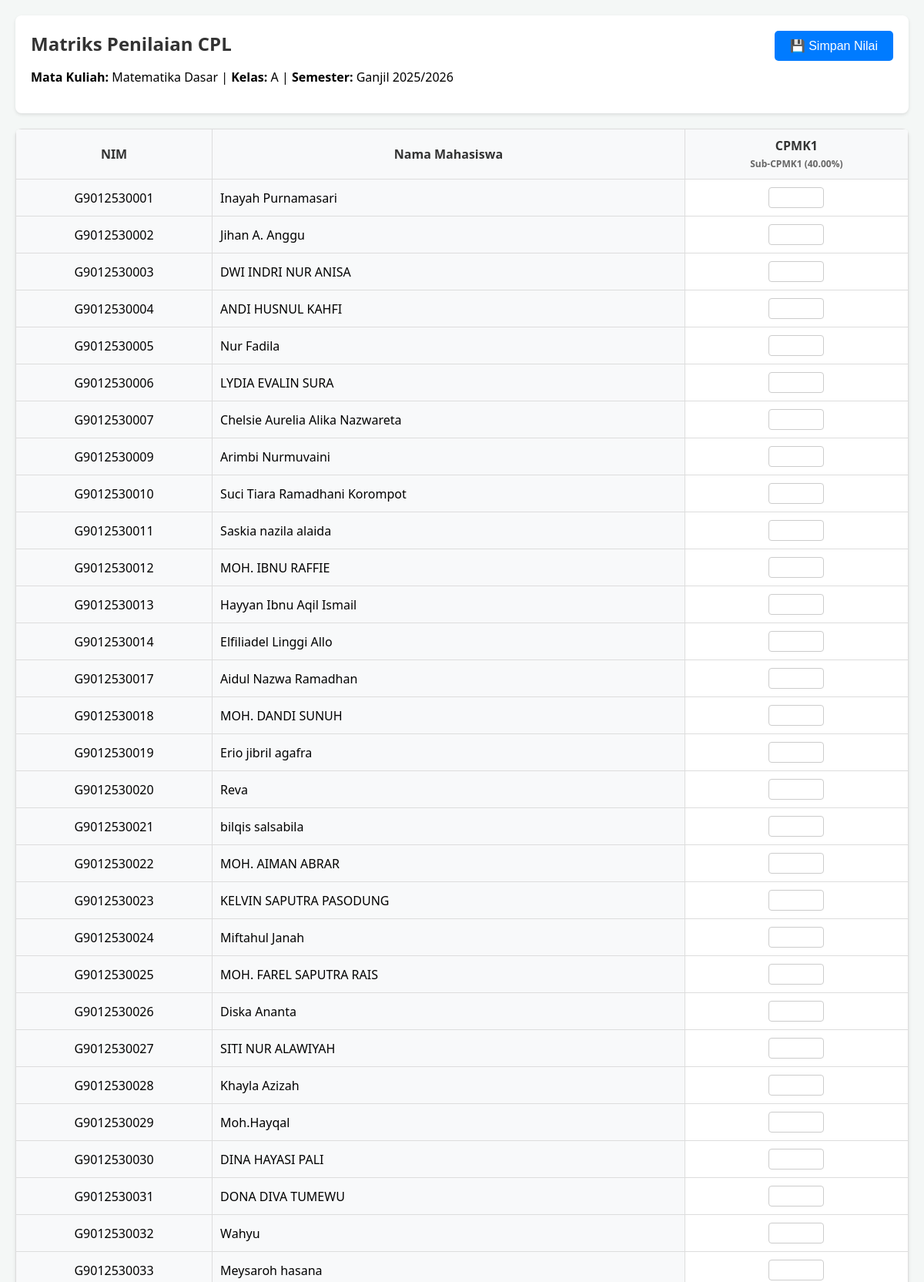
Page /assessments/kelas/1/grading/ (upper part) on the committed database.
### assessments/models.py (models this page shows, shortened)
class Kelas(models.Model):
    mata_kuliah = models.ForeignKey(MataKuliah, on_delete=models.CASCADE, related_name='kelas_dibuka')
    nama_kelas = models.CharField(max_length=10, help_text="Contoh: A, B, atau DS-01")
    tahun_akademik = models.CharField(max_length=20, help_text="Contoh: Ganjil 2025/2026")
    class Meta:
        verbose_name_plural = "Kelas Perkuliahan"

class PesertaKelas(models.Model):
    kelas = models.ForeignKey(Kelas, on_delete=models.CASCADE, related_name='peserta')
    mahasiswa = models.ForeignKey(Mahasiswa, on_delete=models.CASCADE, related_name='kelas_diikuti')
    class Meta:
        verbose_name_plural = "Peserta Kelas"
        unique_together = ('kelas', 'mahasiswa') # Mencegah mahasiswa terdaftar 2x di kelas yang sama

class Mahasiswa(models.Model):
    nim = models.CharField(max_length=20, unique=True)
    nama = models.CharField(max_length=150)
    angkatan = models.PositiveIntegerField(help_text="Contoh: 2024")
    class Meta:
        verbose_name_plural = "Mahasiswa"

### curriculum/models.py (models this page shows, shortened)
class MataKuliah(models.Model):
    kode = models.CharField(max_length=20, unique=True)
    nama = models.CharField(max_length=150, help_text="Contoh: Pengantar Sains Data")
    sks = models.PositiveIntegerField(default=3)
    semester = models.PositiveIntegerField()
    deskripsi = models.TextField()
    class Meta:
        verbose_name_plural = "Mata Kuliah"

class SubCPMK(models.Model):
    cpmk = models.ForeignKey(CPMK, on_delete=models.CASCADE, related_name='sub_cpmk')
    kode = models.CharField(max_length=15, help_text="Contoh: Sub-CPMK 1")
    deskripsi = models.TextField()
    bentuk_penilaian = models.CharField(
        max_length=50,
        blank=True,
        null=True,
        help_text="Contoh: Tugas, Case Method (CM), Quiz, MID, FINAL"
    )
    bobot_persentase = models.DecimalField(
        max_digits=5,
        decimal_places=2,
        help_text="Bobot Sub-CPMK terhadap mata kuliah dalam persen (%)"
    )
    class Meta:
        verbose_name_plural = "Sub-CPMK"

class CPMK(models.Model):
    mata_kuliah = models.ForeignKey(MataKuliah, on_delete=models.CASCADE, related_name='cpmk')
    kode = models.CharField(max_length=10, help_text="Contoh: CPMK 1")
    deskripsi = models.TextField()
    cpl = models.ManyToManyField(CPL, related_name='cpmk_terkait')
    class Meta:
        verbose_name_plural = "Capaian Pembelajaran Mata Kuliah (CPMK)"

### assessments/views.py (the view, shortened to what this page needs)
# urls.py: path('kelas/<int:kelas_id>/grading/', views.grading_spreadsheet, name='grading_spreadsheet'),
def grading_spreadsheet(request, kelas_id):
    kelas = get_object_or_404(Kelas, id=kelas_id)
    peserta_kelas = kelas.peserta.select_related('mahasiswa').all().order_by('mahasiswa__nim')
    sub_cpmk_list = SubCPMK.objects.filter(
        cpmk__mata_kuliah=kelas.mata_kuliah
    ).select_related('cpmk').order_by('cpmk__kode', 'kode')
    nilai_dict = {}
    semua_nilai = NilaiSubCPMK.objects.filter(peserta__kelas=kelas)
    for n in semua_nilai:
        if n.peserta.id not in nilai_dict:
            nilai_dict[n.peserta.id] = {}
        nilai_dict[n.peserta.id][n.sub_cpmk.id] = n.nilai_angka
    context = {
        'kelas': kelas,
        'peserta_kelas': peserta_kelas,
        'sub_cpmk_list': sub_cpmk_list,
        'nilai_dict': nilai_dict,
    }
    return render(request, 'assessments/grading_spreadsheet.html', context)

### assessments/templates/assessments/grading_spreadsheet.html (shortened to what this page needs)
<!DOCTYPE html>
<html lang="id">
<head>
</head>
<body>
    <div class="header-box">
        <button type="submit" form="gradingForm" class="btn-save">💾 Simpan Nilai</button>
        <h1>Matriks Penilaian CPL</h1>
        <p><strong>Mata Kuliah:</strong> {{ kelas.mata_kuliah.nama }} | <strong>Kelas:</strong> {{ kelas.nama_kelas }} | <strong>Semester:</strong> {{ kelas.tahun_akademik }}</p>
    </div>
    <div class="table-container">
        <form id="gradingForm" method="POST">
            <table>
                <thead>
                    <tr>
                        <th>NIM</th>
                        <th>Nama Mahasiswa</th>
                        {% for sub in sub_cpmk_list %}
                            <th title="{{ sub.deskripsi }}">
                                {{ sub.cpmk.kode }}<br>
                                <span style="font-size: 12px; color: #666;">{{ sub.kode }} ({{ sub.bobot_persentase }}%)</span>
                            </th>
                        {% endfor %}
                    </tr>
                </thead>
                <tbody>
                    {% for p in peserta_kelas %}
                        <tr>
                            <td>{{ p.mahasiswa.nim }}</td>
                            <td class="text-left">{{ p.mahasiswa.nama }}</td>
                            {% for sub in sub_cpmk_list %}
                                <td>
                                    <input type="number" step="0.01" min="0" max="100"
                                           name="nilai_{{ p.id }}_{{ sub.id }}"
                                           value="">
                                </td>
                            {% endfor %}
                        </tr>
                    {% empty %}
                        <tr>
                            <td colspan="100%">Belum ada mahasiswa yang terdaftar di kelas ini.</td>
                        </tr>
                    {% endfor %}
                </tbody>
            </table>
        </form>
    </div>
</body>
</html>

### assessments/templates/assessments/grading_spreadsheet.html (style rules this page uses)
body { font-family: 'Segoe UI', Tahoma, Geneva, Verdana, sans-serif; background-color: #f4f7f6; margin: 0; padding: 20px; }
.header-box { background: #fff; padding: 20px; border-radius: 8px; box-shadow: 0 2px 4px rgba(0,0,0,0.1); margin-bottom: 20px; }
h1 { margin: 0 0 10px 0; color: #333; font-size: 24px; }
.btn-save { background: #007bff; color: white; border: none; padding: 10px 20px; font-size: 16px; border-radius: 5px; cursor: pointer; float: right; }
.table-container { overflow-x: auto; background: #fff; border-radius: 8px; box-shadow: 0 2px 4px rgba(0,0,0,0.1); }
table { border-collapse: collapse; width: 100%; white-space: nowrap; }
th, td { border: 1px solid #ddd; padding: 10px; text-align: center; }
th { background-color: #f8f9fa; color: #333; font-weight: 600; position: sticky; top: 0; }
td.text-left { text-align: left; }
th:nth-child(1), td:nth-child(1) { position: sticky; left: 0; background: #f8f9fa; z-index: 1; }
th:nth-child(2), td:nth-child(2) { position: sticky; left: 100px; background: #f8f9fa; z-index: 1; }
input[type="number"] { width: 60px; padding: 5px; border: 1px solid #ccc; border-radius: 4px; text-align: center; }

### rows in the picture
Kelas: mata_kuliah.nama "Matematika Dasar", nama_kelas "A", tahun_akademik "Ganjil 2025/2026"
SubCPMK: cpmk.kode "CPMK1", kode "Sub-CPMK1", bobot_persentase "40.00"
PesertaKelas: mahasiswa.nim "G9012530001", mahasiswa.nama "Inayah Purnamasari"
PesertaKelas: mahasiswa.nim "G9012530002", mahasiswa.nama "Jihan A. Anggu"
PesertaKelas: mahasiswa.nim "G9012530003", mahasiswa.nama "DWI INDRI NUR ANISA"
PesertaKelas: mahasiswa.nim "G9012530004", mahasiswa.nama "ANDI HUSNUL KAHFI"
PesertaKelas: mahasiswa.nim "G9012530005", mahasiswa.nama "Nur Fadila"
PesertaKelas: mahasiswa.nim "G9012530006", mahasiswa.nama "LYDIA EVALIN SURA"
PesertaKelas: mahasiswa.nim "G9012530007", mahasiswa.nama "Chelsie Aurelia Alika Nazwareta"
PesertaKelas: mahasiswa.nim "G9012530009", mahasiswa.nama "Arimbi Nurmuvaini"
PesertaKelas: mahasiswa.nim "G9012530010", mahasiswa.nama "Suci Tiara Ramadhani Korompot"
PesertaKelas: mahasiswa.nim "G9012530011", mahasiswa.nama "Saskia nazila alaida"
PesertaKelas: mahasiswa.nim "G9012530012", mahasiswa.nama "MOH. IBNU RAFFIE"
PesertaKelas: mahasiswa.nim "G9012530013", mahasiswa.nama "Hayyan Ibnu Aqil Ismail"
PesertaKelas: mahasiswa.nim "G9012530014", mahasiswa.nama "Elfiliadel Linggi Allo"
PesertaKelas: mahasiswa.nim "G9012530017", mahasiswa.nama "Aidul Nazwa Ramadhan"
PesertaKelas: mahasiswa.nim "G9012530018", mahasiswa.nama "MOH. DANDI SUNUH"
PesertaKelas: mahasiswa.nim "G9012530019", mahasiswa.nama "Erio jibril agafra"
PesertaKelas: mahasiswa.nim "G9012530020", mahasiswa.nama "Reva"
PesertaKelas: mahasiswa.nim "G9012530021", mahasiswa.nama "bilqis salsabila"
PesertaKelas: mahasiswa.nim "G9012530022", mahasiswa.nama "MOH. AIMAN ABRAR"
PesertaKelas: mahasiswa.nim "G9012530023", mahasiswa.nama "KELVIN SAPUTRA PASODUNG"
PesertaKelas: mahasiswa.nim "G9012530024", mahasiswa.nama "Miftahul Janah"
PesertaKelas: mahasiswa.nim "G9012530025", mahasiswa.nama "MOH. FAREL SAPUTRA RAIS"
PesertaKelas: mahasiswa.nim "G9012530026", mahasiswa.nama "Diska Ananta"
PesertaKelas: mahasiswa.nim "G9012530027", mahasiswa.nama "SITI NUR ALAWIYAH"
PesertaKelas: mahasiswa.nim "G9012530028", mahasiswa.nama "Khayla Azizah"
PesertaKelas: mahasiswa.nim "G9012530029", mahasiswa.nama "Moh.Hayqal"
PesertaKelas: mahasiswa.nim "G9012530030", mahasiswa.nama "DINA HAYASI PALI"
PesertaKelas: mahasiswa.nim "G9012530031", mahasiswa.nama "DONA DIVA TUMEWU"
PesertaKelas: mahasiswa.nim "G9012530032", mahasiswa.nama "Wahyu"
PesertaKelas: mahasiswa.nim "G9012530033", mahasiswa.nama "Meysaroh hasana"
